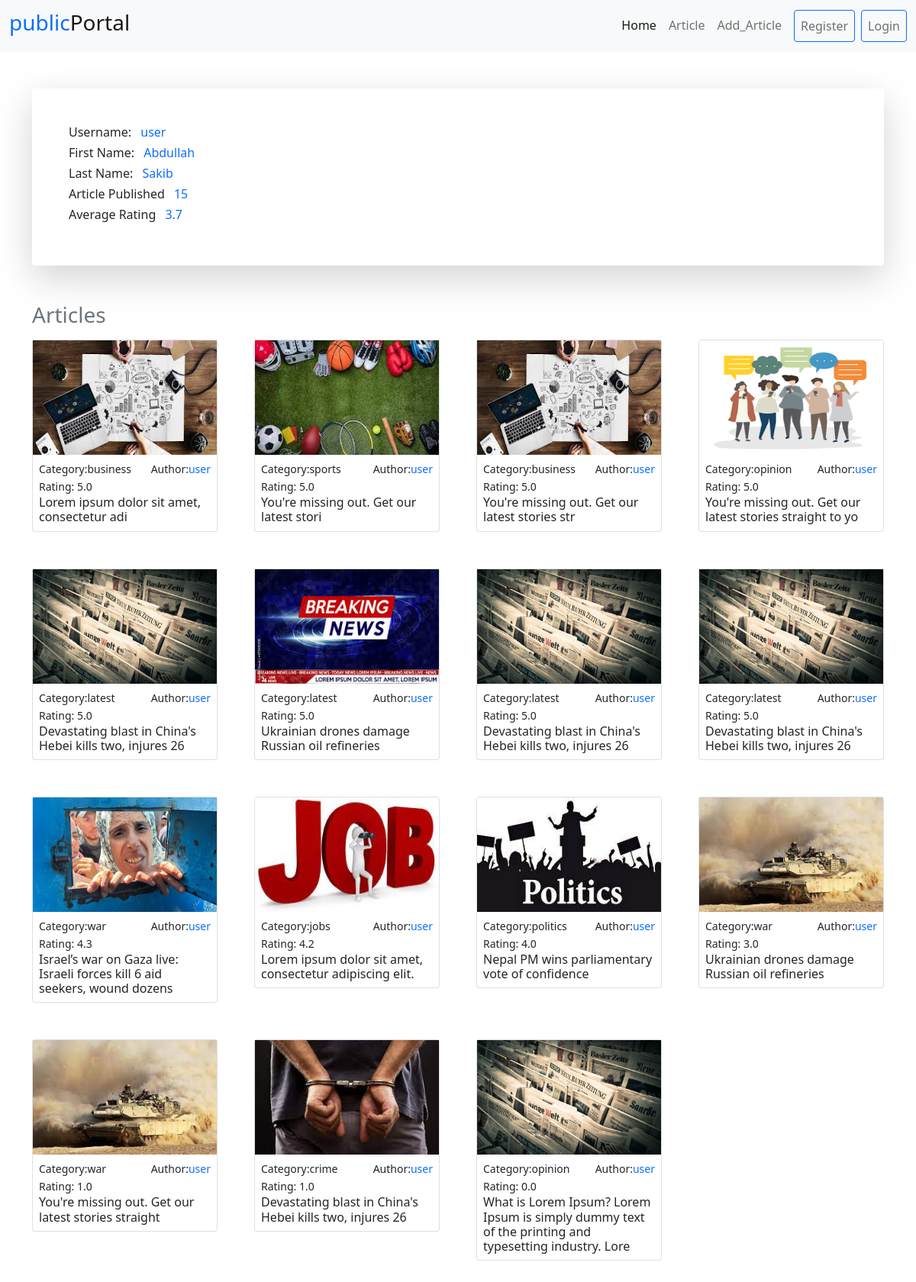
/profile/user/, run on the app's committed database.
### article/models.py (models this page shows, shortened)
class Article(models.Model):
    author = models.ForeignKey(User, on_delete = models.CASCADE, null = True)
    headline = models.CharField(max_length = 100)
    image = models.ImageField(upload_to='photos/articles',blank=True)
    body = models.TextField()
    category = models.ForeignKey(Category, on_delete = models.CASCADE)
    publishing_time = models.DateTimeField(auto_now_add = True)
    last_modified = models.DateTimeField(auto_now = True)
    rating = models.DecimalField(max_digits = 2, decimal_places=1,default = 0, blank = True)

class Category(models.Model):
    name = models.CharField(max_length = 30, unique = True)
    slug = models.SlugField(max_length = 30, unique = True)
    image = models.ImageField(upload_to='photos/articles',blank=True)

### django_portal/views.py (the view)
# urls.py: path('profile/<username>/', public_profile, name="public_profile"),
def public_profile(request, username):
    user = User.objects.get(username = username)
    articles = Article.objects.filter(author = user).order_by('-rating')
    reviews = Review.objects.filter(user = user)
    total = 0
    for i in reviews:
        total += i.rating
    avg = total/len(reviews)
    context = {
        'user':user,
        'articles': articles,
        'avg_rating':avg
    }
    return render(request, 'public_profile.html', context)

### templates/public_profile.html
{% extends "base.html" %}
{% load static %}
{% block body  %}
    <div class="container">
        <div class="shadow-lg rounded p-5 my-5">
            <h6>Username: <span class="text-primary m-2 ">{{user.username}}</span></h6>
            <h6>First Name: <span class="text-primary m-2 ">{{user.first_name}}</span></h6>
            <h6>Last Name: <span class="text-primary m-2 ">{{user.last_name}}</span></h6>
            <h6>Article Published <span class="text-primary m-2 ">{{articles|length}}</span></h6>
            <h6>Average Rating <span class="text-primary m-2 ">{{avg_rating|floatformat:1}}</span></h6>
        </div>
        <section>
        {% if not articles %}
            <p>No article posted</p>
        {% else %}
            <h3 class="text-muted my-3">Articles</h3>
            <div class="row row-cols-lg-4 row-cols-md-3 row-cols-12 align-items-stretch g-5">
                {% for article in articles %}
                <div class="col ">
                    <div class="card">
                        <article class="">
                            {% if article.image %}
                            <img class="img-fluid article_img" src="{{ article.image.url }}">
                            {% else %}
                            <img class="img-fluid article_img" src="{% static 'image.jpg' %}" alt="">
                            {% endif %}
                            <div class="px-2">
                                <div class="mt-2 d-flex justify-content-between">
                                    <small class="">Category:{{article.category.name}}</small>
                                    <small>Author:<a class="text-decoration-none" href="{% url 'public_profile' article.author.username %}">{{article.author}}</a></small>
                                </div>
                                <small>Rating: {{article.rating}}</small>
                                <a class="text-decoration-none text-dark" href="{% url 'detaile_article' article.id %}">
                                    <h6 class="text-dark">{{article.headline}}</h6>
                                </a>
                            </div>
                        </article>
                    </div>
                </div>
                {% endfor %}
            </div>
        {% endif %}
        </section>
    </div>
{% endblock body  %}

### templates/base.html (shortened to what this page needs)
<!doctype html>
<html lang="en">
  {% load static %}
  <head>
    <link href="https://cdn.jsdelivr.net/npm/bootstrap@5.0.2/dist/css/bootstrap.min.css" rel="stylesheet">
    <link rel="stylesheet" href="{% static 'style.css' %}">
  </head>
  <body>
    <nav class="navbar navbar-expand-lg navbar-light bg-light">
        <div class="container-fluid">
          <a class="navbar-brand" href="#">
            <h3><span class="text-primary">public</span>Portal</h3>
          </a>
          <div class="collapse navbar-collapse" id="navbarNavDropdown">
            <ul class="navbar-nav ms-auto">
              <li class="nav-item">
                <a class="nav-link active" aria-current="page" href="{% url 'home' %}">Home</a>
              </li>
              <li class="nav-item">
                <a class="nav-link" href="{% url 'show_article' %}">Article</a>
              </li>
              <li class="nav-item">
                <a class="nav-link" href="{% url 'add_article'%}">Add_Article</a>
              </li>
              {% if request.user.is_authenticated %}
              <li class="nav-item border border-primary rounded">
                <a class="nav-link" href="{% url 'profile' %}">{{request.user.username}} Profile</a>
              </li><li class="nav-item border border-primary rounded mx-2">
                <a class="nav-link" href="{% url 'logout' %}">Logout</a>
              </li>
              {% else %}
              <li class="nav-item border border-primary rounded mx-2">
                <a class="nav-link" href="{% url 'register' %}">Register</a>
              </li><li class="nav-item border border-primary rounded">
                <a class="nav-link" href="{% url 'login' %}">Login</a>
              </li>
              {% endif %}
            </ul>
          </div>
        </div>
      </nav>
      <div>
        {% block body %}
        {% endblock body %}
      </div>
  </body>
</html>

### static/style.css (style rules this page uses)
.article_img { height: 150px; width: 100%; }

### data on the page
Article: image (picture), category.name "business", author "user", rating "5.0", headline "Lorem ipsum dolor sit amet, consectetur adi"
Article: image (picture), category.name "sports", author "user", rating "5.0", headline "You're missing out. Get our latest stori"
Article: image (picture), category.name "business", author "user", rating "5.0", headline "You're missing out. Get our latest stories str"
Article: image (picture), category.name "opinion", author "user", rating "5.0", headline "You're missing out. Get our latest stories straight to yo"
Article: category.name "latest", author "user", rating "5.0", headline "Devastating blast in China's Hebei kills two, injures 26"
Article: image (picture), category.name "latest", author "user", rating "5.0", headline "Ukrainian drones damage Russian oil refineries"
Article: category.name "latest", author "user", rating "5.0", headline "Devastating blast in China's Hebei kills two, injures 26"
Article: category.name "latest", author "user", rating "5.0", headline "Devastating blast in China's Hebei kills two, injures 26"
Article: image (picture), category.name "war", author "user", rating "4.3", headline "Israel’s war on Gaza live: Israeli forces kill 6 aid seekers, wound dozens"
Article: image (picture), category.name "jobs", author "user", rating "4.2", headline "Lorem ipsum dolor sit amet, consectetur adipiscing elit."
Article: image (picture), category.name "politics", author "user", rating "4.0", headline "Nepal PM wins parliamentary vote of confidence"
Article: image (picture), category.name "war", author "user", rating "3.0", headline "Ukrainian drones damage Russian oil refineries"
Article: image (picture), category.name "war", author "user", rating "1.0", headline "You're missing out. Get our latest stories straight"
Article: image (picture), category.name "crime", author "user", rating "1.0", headline "Devastating blast in China's Hebei kills two, injures 26"
Article: category.name "opinion", author "user", rating "0.0", headline "What is Lorem Ipsum? Lorem Ipsum is simply dummy text of the printing and typesetting industry. Lore"

### other printed values
{{ user.username }} "user"
{{ user.first_name }} "Abdullah"
{{ user.last_name }} "Sakib"
{{ articles|length }} "15"
{{ avg_rating|floatformat:1 }} "3.7"
